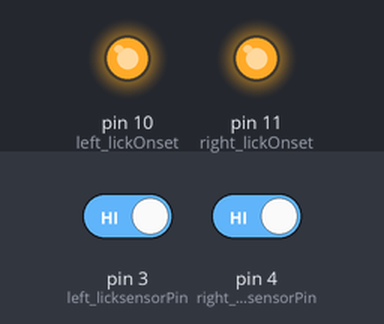
A sketch run on a simulated Arduino Uno, built with avr-gcc and run on an emulated ATmega328P. Shown: output pins drawn as LEDs (lit = HIGH). Inputs (shaded band) come from the test bench; at power-on: pin 3 (left_licksensorPin) HIGH, pin 4 (right_licksensorPin) HIGH.

Above: at 1.2 s.
1.3 s: pin 3 (left_licksensorPin) driven LOW
At 2.4 s:
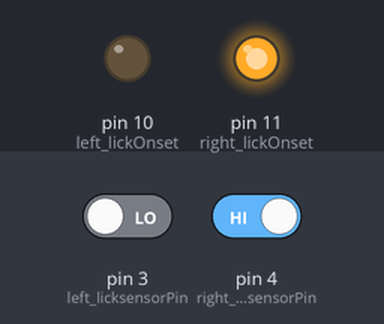
2.8 s: pin 4 (right_licksensorPin) driven LOW
At 3.6 s:
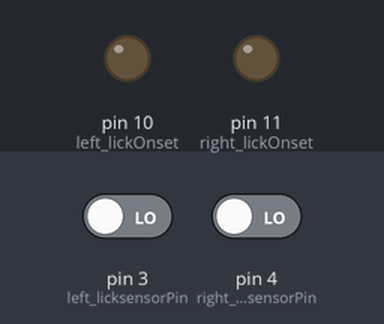
4.3 s: pin 3 (left_licksensorPin) driven HIGH
At 4.7 s:
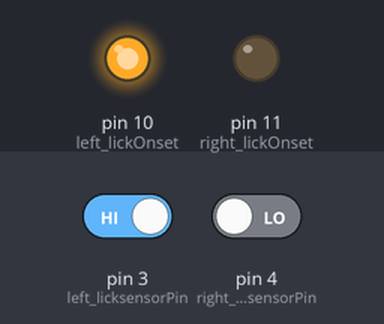
5.8 s: pin 4 (right_licksensorPin) driven HIGH
At 7.0 s:
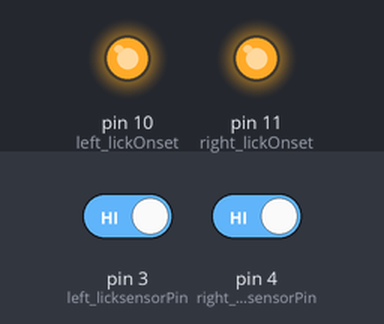
Timing chart, 0 to 8.3 s (numbered marks = the images above; inputs shaded):
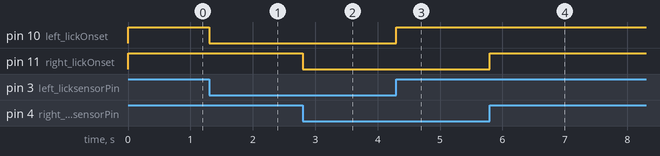

The sketch:

lick_detection_left_right.ino
```cpp
byte right_licksensorPin = 4;
byte right_lickOnset = 11;
byte left_licksensorPin = 3;
byte left_lickOnset = 10;
//byte lickOffset = 12;

bool right_lickSensorState = 0;
bool right_burstinBout = 0;
bool left_lickSensorState = 0;
bool left_burstinBout = 0;

unsigned long right_timebursthigh = 0;
unsigned long right_timeburstlow = 0;
unsigned long left_timebursthigh = 0;
unsigned long left_timeburstlow = 0;

//unsigned long mininterburstinterval = 500; // minimum interval between burst during one lick (micros)
//unsigned long minburstduration = 8; //minimum duration for burst (micros)
unsigned long minlickgap = 0.2 * 1000;  // minimum gap between two licks (10ms, 10*1000 micros)

void setup() {
  // put your setup code here, to run once:
  Serial.begin(9600);
  pinMode(right_licksensorPin, INPUT);
  pinMode(right_lickOnset, OUTPUT);
  pinMode(left_licksensorPin, INPUT);
  pinMode(left_lickOnset, OUTPUT);
  //pinMode (lickOffset, OUTPUT);
  digitalWrite (right_licksensorPin, 0);//activate put up resistor
}

void loop() {

  right_lickSensorState = digitalRead(right_licksensorPin);
  left_lickSensorState= digitalRead(left_licksensorPin);
  left_lick_detection();
  right_lick_detection();
}

void left_lick_detection(){
if (left_lickSensorState == 0 && left_burstinBout == 0) {
    left_timeburstlow = micros();
  }
  if (left_lickSensorState == 1 && left_burstinBout == 0) {
    left_timebursthigh = micros();
    left_burstinBout = 1;
        //      Serial.println("lick detected");
    digitalWrite(left_lickOnset, 1);
    //      Serial.print("lick number is:");
    //      Serial.println(lickcounter);
    //delay(1);digitalWrite(lickOnset,0);
  }
  if (left_lickSensorState == 1 && left_burstinBout == 1) {
    left_timebursthigh = micros();
  }
  if (left_lickSensorState == 0 && left_burstinBout == 1) {
    left_timeburstlow = micros();
    if (left_timeburstlow - left_timebursthigh > minlickgap) {
      digitalWrite(left_lickOnset, 0);
      left_burstinBout = 0;
    }
  }
}

void right_lick_detection(){

  if (right_lickSensorState == 0 && right_burstinBout == 0) {
    right_timeburstlow = micros();
  }
  if (right_lickSensorState == 1 && right_burstinBout == 0) {
    right_timebursthigh = micros();
    right_burstinBout = 1;
        //      Serial.println("lick detected");
    digitalWrite(right_lickOnset, 1);
    //      Serial.print("lick number is:");
    //      Serial.println(lickcounter);
    //delay(1);digitalWrite(lickOnset,0);
  }
  if (right_lickSensorState == 1 && right_burstinBout == 1) {
    right_timebursthigh = micros();
  }
  if (right_lickSensorState == 0 && right_burstinBout == 1) {
    right_timeburstlow = micros();
    if (right_timeburstlow - right_timebursthigh > minlickgap) {
      digitalWrite(right_lickOnset, 0);
      right_burstinBout = 0;
    }
  }
}
```

Measured:
- after the input at 1.3 s, pin 10 (left_lickOnset): HIGH → LOW at once
- after the input at 2.8 s, pin 11 (right_lickOnset): HIGH → LOW at once
- after the input at 4.3 s, pin 10 (left_lickOnset): LOW → HIGH at once
- after the input at 5.8 s, pin 11 (right_lickOnset): LOW → HIGH at once
